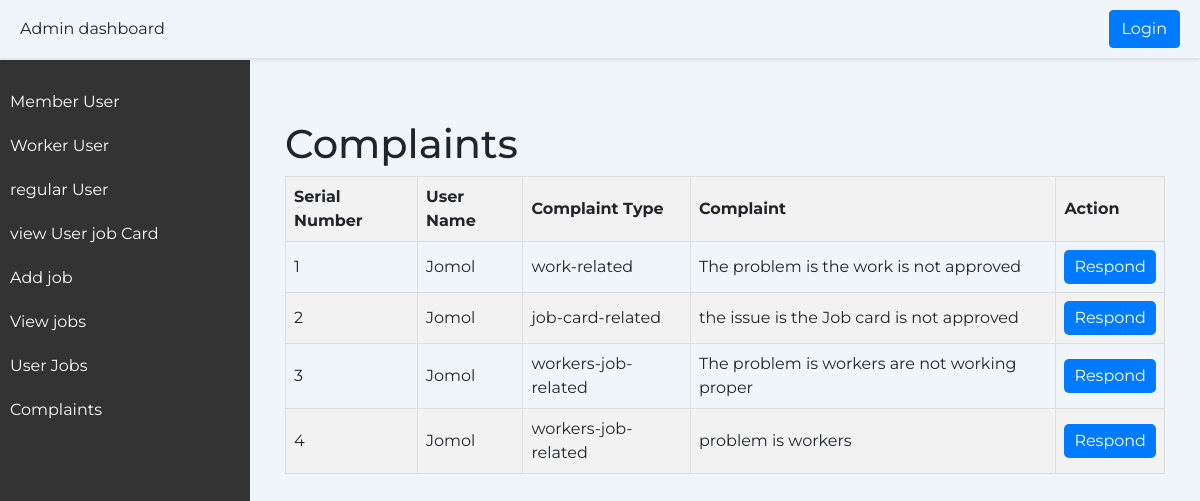
Before: /admin_complaints with the older database file.
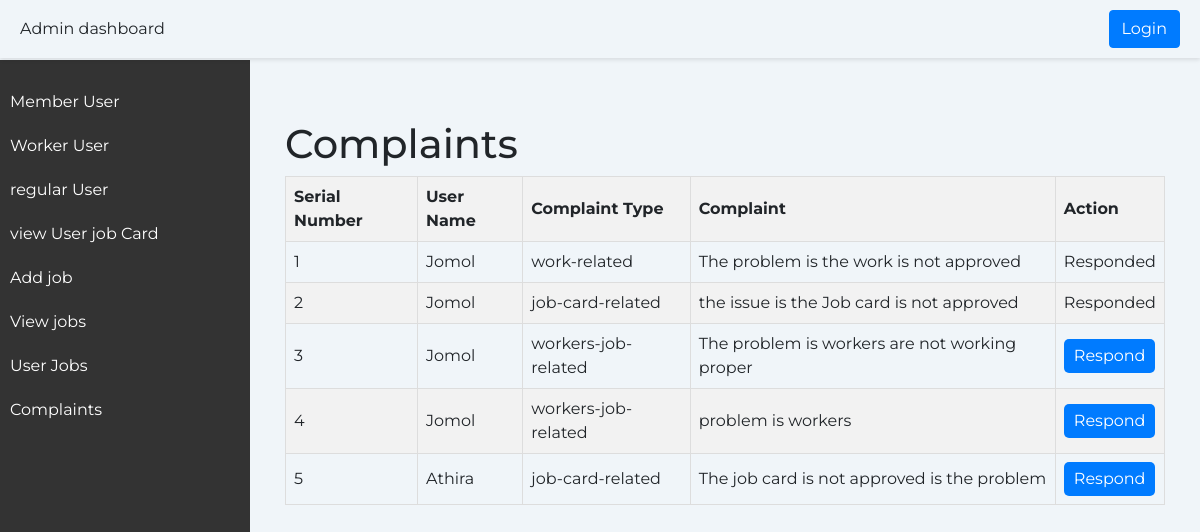
After: the same page with the newer database file.
### home/models.py (models this page shows, shortened)
class Complaint(models.Model):
    COMPLAINT_TYPES = [
        ('work_related', 'Work Related'),
        ('job_card_related', 'Job Card Related'),
        ('workers_job_related', "Worker's Job Related"),
    ]
    user = models.ForeignKey(CustomUser, on_delete=models.CASCADE)
    complaint_type = models.CharField(max_length=20, choices=COMPLAINT_TYPES)
    complaint = models.TextField()
    admin_response = models.TextField(blank=True, null=True)
    created_at = models.DateTimeField(auto_now_add=True)

class CustomUser(AbstractUser):
    user_type = models.CharField(max_length=20) # Add any additional fields you need
    email=models.EmailField(unique=True)
    is_mentor = models.BooleanField(default=False)
    admin_id = models.CharField(max_length=10, blank=True, null=True)
    is_verified = models.BooleanField(default=False)
    panchayath_name = models.CharField(max_length=100, blank=True, null=True,default='')
    ward_number = models.CharField(max_length=10, blank=True, null=True,default='')
    has_edited_profile = models.BooleanField(default=False)

### home/views.py (the view)
# urls.py: path('admin_complaints',views.admin_complaints,name='admin_complaints'),
def admin_complaints(request):
    complaints = Complaint.objects.all()
    return render(request, 'admin_complaints.html', {'complaints': complaints})

### templates/admin_complaints.html (shortened to what this page needs)
{% load static %}
<!DOCTYPE html>
                <html lang="en">
                <head>
                    <link href="https://maxcdn.bootstrapcdn.com/bootstrap/4.5.2/css/bootstrap.min.css" rel="stylesheet">
                </head>
                <body>
                    <div class="header">
                        <div class="user-profile">
                            <span>Admin dashboard</span>
                        </div>
                        {% if user.is_authenticated %}
                        <a href="logout" class="btn btn-primary ml-lg-3">Logout</a>
                        {% else %}
                        <a href="login.html" class="btn btn-primary ml-lg-3">Login</a>
                        {% endif %}
                    </div>
                    <div class="sidebar">
                        <ul>
                            <li><a href="member">Member User</a></li>
                            <li><a href="worker">Worker User</a></li>
                            <li><a href="user">regular User</a></li>
                            <li><a href="admin_view_job_cards">view User job Card</a></li>
                            <li><a href="add_jobs">Add job</a></li>
                            <li><a href="view_add_job">View jobs</a></li>
                            <li><a href="admin_view_user_job">User Jobs</a></li>
                            <li><a href="admin_complaints">Complaints</a></li>
                        </ul>
                    </div>
                    <div class="content">
                        <div class="container">
                    <h1>Complaints</h1>
                    <table>
                        <thead>
                            <tr>
                                <th>Serial Number</th>
                                <th>User Name</th>
                                <th>Complaint Type</th>
                                <th>Complaint</th>
                                <th>Action</th>
                            </tr>
                        </thead>
                        <tbody>
                            {% for complaint in complaints %}
                            <tr>
                                <td>{{ forloop.counter }}</td>
                                <td>{{ complaint.user.username }}</td>
                                <td>{{ complaint.complaint_type }}</td>
                                <td>{{ complaint.complaint }}</td>
                                <td>
                                    {% if not complaint.admin_response %}
                                    <div class="response-box">
                                        <a href="{% url 'admin_response' complaint.id %}" class="response-link">Respond</a>
                                    </div>
                                    {% else %}
                                    Responded
                                    {% endif %}
                                </td>
                            </tr>
                            {% endfor %}
                        </tbody>
                    </table>
    </html>

Changed rows visible on the page:
changed Complaint "work-related": admin_response "Respond" → "Responded"
changed Complaint "the issue is the Job card is not approved": admin_response "Respond" → "Responded"
added Complaint: user.username "Athira", complaint_type "job-card-related", complaint "The job card is not approved is the problem", shows "Respond"
